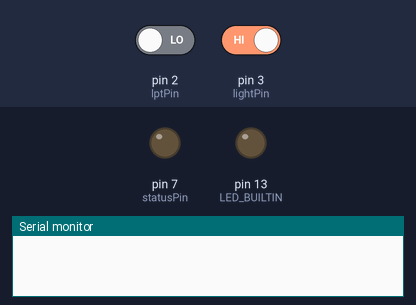
The sketch below on a simulated Arduino Uno, built with avr-gcc and run on an emulated ATmega328P. Parts: output pins drawn as LEDs (lit = HIGH), the last lines printed to the serial monitor. Inputs (shaded band) come from the test bench; at power-on: pin 3 (lightPin) HIGH, pin 2 (lptPin) LOW.

Above: at 1.2 s.
1.3 s: pin 3 (lightPin) driven LOW
At 1.8 s:
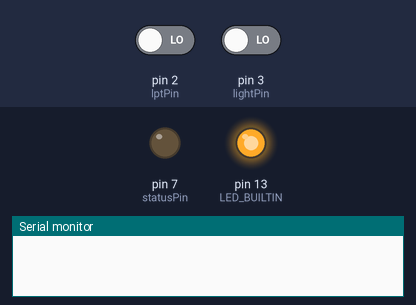
2.8 s: pin 2 (lptPin) driven HIGH
At 3.2 s:
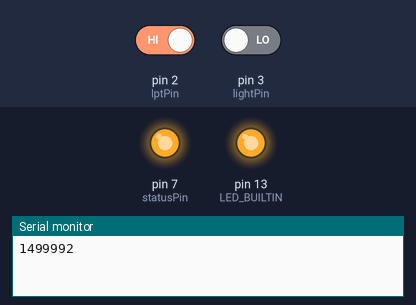
4.3 s: pin 3 (lightPin) driven HIGH
At 5.3 s:
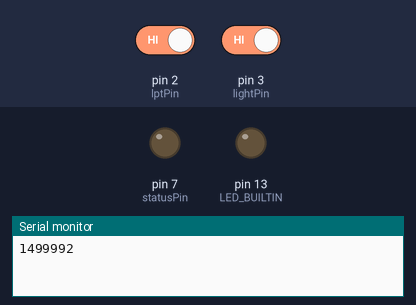
Timing chart, 0 to 7.3 s (numbered marks = the images above; inputs shaded):
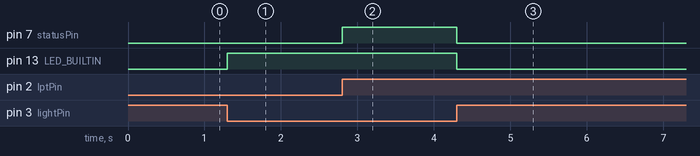

The sketch:

app.ino
```cpp
const int lightPin  = 3;
int lptPin = 2;
int statusPin = 7;
bool status = true;

unsigned long latency;

void setup()
{
    pinMode(LED_BUILTIN, OUTPUT);
    pinMode(statusPin, OUTPUT);
    pinMode(lptPin, INPUT);
    digitalWrite(LED_BUILTIN, LOW);

    Serial.begin(9600);
}

void loop()
{
    if(! digitalRead(lightPin)){
        //we should start timing
        unsigned long start = micros();
        //Serial.println("ready");
        digitalWrite(LED_BUILTIN, HIGH);
        while(1){
            if(digitalRead(lptPin)){

                //delay(100);
                //we got a signal! calculate delay
                latency = micros() - start;
                digitalWrite(statusPin, HIGH);

                //send to computer
                Serial.print(latency);
                //delay(5); //wait out the time to trigger to end

                while(1){
                    if(digitalRead(lightPin)){
                        digitalWrite(LED_BUILTIN, LOW);
                        digitalWrite(statusPin, LOW);
                        delay(2);
                        break;
                    }
                    //Serial.println("waiting for reset...");
                }
                break;
            }
        }

    }


    // if(digitalRead(lptPin)){
    //     Serial.println("Trigger detected!");
    //     delay(5);
    // }
}
```

Measured:
- after the input at 1.3 s, pin 13 (LED_BUILTIN): LOW → HIGH at once
- after the input at 2.8 s, pin 7 (statusPin): LOW → HIGH at once
- after the input at 4.3 s, pin 7 (statusPin), pin 13 (LED_BUILTIN): HIGH → LOW at once
